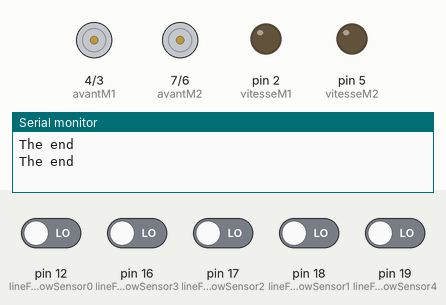
Recording of a sketch running on a simulated Arduino Uno, built with avr-gcc and run on an emulated ATmega328P. On the bench: motor-driver pin pairs drawn as motors (green arrow = first pin HIGH = forward, orange = second pin HIGH = backward, longer = more drive), output pins drawn as LEDs (lit = HIGH), the last lines printed to the serial monitor. Inputs (shaded band) come from the test bench; at power-on: pin 12 (lineFollowSensor0), pin 16 (lineFollowSensor3), pin 17 (lineFollowSensor2), pin 18 (lineFollowSensor1), pin 19 (lineFollowSensor4) LOW.

Above: at 1.5 s.
1.6 s: pin 12 (lineFollowSensor0) driven HIGH
At 3.2 s:
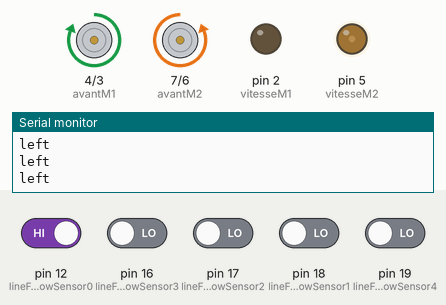
3.5 s: pin 12 (lineFollowSensor0) driven LOW
At 4.6 s:
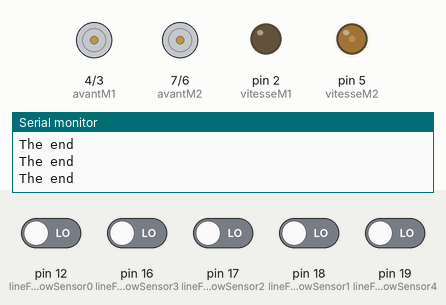
5.0 s: pin 16 (lineFollowSensor3) driven HIGH
At 5.7 s:
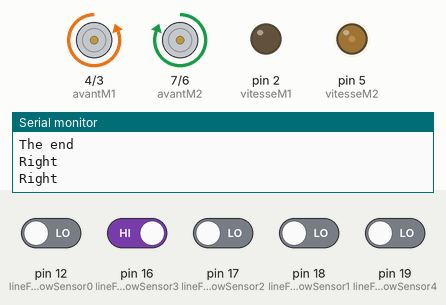
6.5 s: pin 16 (lineFollowSensor3) driven LOW
At 6.9 s:
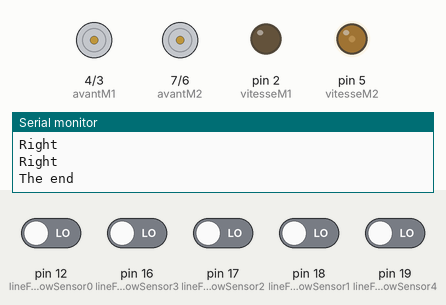
8.0 s: pin 17 (lineFollowSensor2) driven HIGH
At 9.2 s:
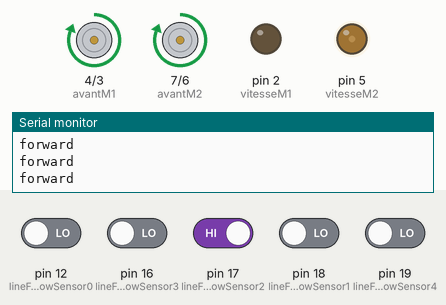
9.5 s: pin 17 (lineFollowSensor2) driven LOW
At 10.4 s:
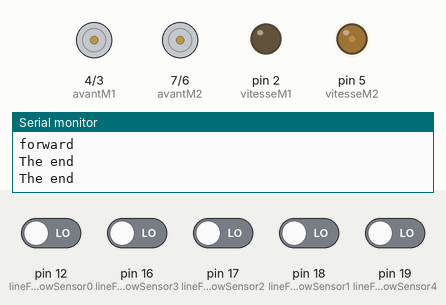
Timing chart, 0 to 12.0 s (numbered marks = the images above; inputs shaded):
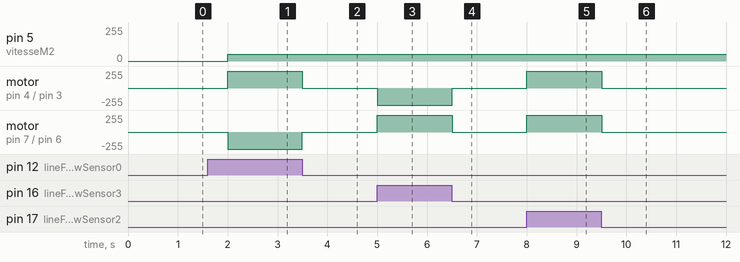

The sketch:

Code_PID.ino
```cpp
//varaible de Bluetooth
int tx=1;
int rx=0;
char inSerial[15];
int error,P,I=0,D;
int Kp=0,Ki=0,Kd=0,PIDvalue,previousError=0;
const int lineFollowSensor0 = 12;
const int lineFollowSensor1 = 18;
const int lineFollowSensor2 = 17;
const int lineFollowSensor3 = 16;
const int lineFollowSensor4 = 19;
int LFSensor[5]={0, 0, 0, 0, 0};
int vit=50;
 int vitesseM1=2;
 int arriereM1=3;
 int avantM1=4;
 int vitesseM2=5;
 int arriereM2=6;
 int avantM2=7;
 int temps=300;
 int mode=0;
void setup() {
 // put your setup code here, to run once:
 pinMode(lineFollowSensor0,INPUT);
 pinMode(lineFollowSensor1,INPUT);
 pinMode(lineFollowSensor2,INPUT);
 pinMode(lineFollowSensor3,INPUT);
 pinMode(lineFollowSensor4,INPUT);
 Serial.begin(9600);

 pinMode(vitesseM1,OUTPUT);
 pinMode(arriereM1,OUTPUT);
 pinMode(avantM1,OUTPUT);
 pinMode(vitesseM2,OUTPUT);
 pinMode(arriereM2,OUTPUT);
 pinMode(avantM2,OUTPUT);

 Serial.begin(9600);
 //Bleutooth
 pinMode(tx, OUTPUT);
 pinMode(rx, INPUT);
}
void readsensor(){
 LFSensor[0] = digitalRead(lineFollowSensor0);
LFSensor[1] = digitalRead(lineFollowSensor1);
LFSensor[2] = digitalRead(lineFollowSensor2);
LFSensor[3] = digitalRead(lineFollowSensor3);
LFSensor[4] = digitalRead(lineFollowSensor4);
if((LFSensor[0]== 0 )&&(LFSensor[1]== 0 )&&(LFSensor[2]== 0
)&&(LFSensor[3]== 0 )&&(LFSensor[4]== 1 )) error = 4;
else if((LFSensor[0]== 0 )&&(LFSensor[1]== 0
)&&(LFSensor[2]== 0 )&&(LFSensor[3]== 1 )&&(LFSensor[4]== 1
)) error = 3;
else if((LFSensor[0]== 0 )&&(LFSensor[1]== 0
)&&(LFSensor[2]== 0 )&&(LFSensor[3]== 1 )&&(LFSensor[4]== 0
)) error = 2;
else if((LFSensor[0]== 0 )&&(LFSensor[1]== 0
)&&(LFSensor[2]== 1 )&&(LFSensor[3]== 1 )&&(LFSensor[4]== 0
)) error = 1;
else if((LFSensor[0]== 0 )&&(LFSensor[1]== 0
)&&(LFSensor[2]== 1 )&&(LFSensor[3]== 0 )&&(LFSensor[4]== 0
)) error = 0;
else if((LFSensor[0]== 0 )&&(LFSensor[1]== 1
)&&(LFSensor[2]== 1 )&&(LFSensor[3]== 0 )&&(LFSensor[4]== 0
)) error =- 1;
else if((LFSensor[0]== 0 )&&(LFSensor[1]== 1
)&&(LFSensor[2]== 0 )&&(LFSensor[3]== 0 )&&(LFSensor[4]== 0
)) error = -2;
else if((LFSensor[0]== 1 )&&(LFSensor[1]== 1
)&&(LFSensor[2]== 0 )&&(LFSensor[3]== 0 )&&(LFSensor[4]== 0
)) error = -3;
else if((LFSensor[0]== 1 )&&(LFSensor[1]== 0
)&&(LFSensor[2]== 0 )&&(LFSensor[3]== 0 )&&(LFSensor[4]== 0
)) error = -4;
mode=3;
if((LFSensor[0]== 0 )&&(LFSensor[1]== 0 )&&(LFSensor[2]== 0
)&&(LFSensor[3]== 0 )&&(LFSensor[4]== 0 )) mode = 1;
else if((LFSensor[0]== 1 )&&(LFSensor[1]== 1
)&&(LFSensor[2]== 1 )&&(LFSensor[3]== 1 )&&(LFSensor[4]== 1
)) mode = 2;
 }
 void calculatePID()
{
 P = error;
 I = I + error;
 D = error-previousError;
 PIDvalue = (Kp*P) + (Ki*I) + (Kd*D);
 previousError = error;
 Serial.println(PIDvalue);
 delay(500);
}
void loop() {
 // put your main code here, to run repeatedly:
 int i=0;
 int m=0;
 delay(500);
if (Serial.available() > 0) {
while (Serial.available() > 0) {
inSerial[i]=Serial.read();
i++;
}}
inSerial[i]='\0';
 switch (inSerial[0])
 {
 case 'g':
 mode = 3;
 break;
 case 's':
 motorstop(); //turn off both motors
 break;
 case 'f':
 motorForward();
 break;
 case 'r':
 right();
 motorstop();
 break;
 case 'l':
left();
 motorstop();
 break;
 case 'b':
 motorBackward();
 break;
 case 'p':
 Kp =inSerial[2];
 break;
 case 'i':
 Ki = inSerial[2];
 break;
 case 'd':
 Kd = inSerial[2];
 break;
 }
 readsensor();
 switch (mode)
 {
 case 1://stop
motorstop();
 Serial.println("The end ");
 break;
 case 2://no line
 Serial.println("noline");
motorstop();
motorBackward();
 break;
 case 3:
 //calculatePID();
 motor();
 break;
 }
}
void motor(){
 int vit1=vit-PIDvalue;
 if(error>0){
 Serial.println("Right");

 analogWrite(vitesseM1,vit1);
 digitalWrite(arriereM1,HIGH);
 digitalWrite(avantM1,LOW);
 analogWrite(vitesseM2,vit1);
 digitalWrite(arriereM2,LOW);
 digitalWrite(avantM2,HIGH);

 //delay(temps);
 }
 else if (error<0){
 Serial.println("left");
 analogWrite(vitesseM1,vit1);
 digitalWrite(arriereM1,LOW);
 digitalWrite(avantM1,HIGH);
 analogWrite(vitesseM2,vit1);
 digitalWrite(arriereM2,HIGH);
 digitalWrite(avantM2,LOW);

 //delay(temps);
 }
 else if (error==0){
 Serial.println("forward");

 analogWrite(vitesseM1,vit1);
 digitalWrite(arriereM1,LOW);
 digitalWrite(avantM1,HIGH);
 analogWrite(vitesseM2,vit1);
 digitalWrite(arriereM2,LOW);
 digitalWrite(avantM2,HIGH);

 //delay(temps);
 }
 }
void motorstop(){
 digitalWrite(avantM1,LOW);
 digitalWrite(arriereM1,LOW);
 digitalWrite(avantM2,LOW);
 digitalWrite(arriereM2,LOW);
 }
void motorBackward(){
 analogWrite(vitesseM1,50);
 digitalWrite(avantM1,LOW);
 digitalWrite(arriereM1,HIGH);
 analogWrite(vitesseM2,100);
 digitalWrite(avantM2,LOW);
 digitalWrite(arriereM2,HIGH);
 }
 void motorForward(){
 analogWrite(vitesseM1,100);
 digitalWrite(avantM1,HIGH);
 digitalWrite(arriereM1,LOW);
 analogWrite(vitesseM2,100);
 digitalWrite(avantM2,HIGH);
 digitalWrite(arriereM2,LOW);
 }
 void right(){
 analogWrite(vitesseM1,100);
 digitalWrite(avantM1,HIGH);
 digitalWrite(arriereM1,LOW);
 analogWrite(vitesseM2,100);
 digitalWrite(avantM2,LOW);
 digitalWrite(arriereM2,HIGH);
 }
  void left(){
 analogWrite(vitesseM1,100);
 digitalWrite(avantM1,LOW);
 digitalWrite(arriereM1,HIGH);
 analogWrite(vitesseM2,100);
 digitalWrite(avantM2,HIGH);
 digitalWrite(arriereM2,LOW);
 }
```

Measured:
- after the input at 1.6 s, pin 5 (vitesseM2): 0/255 → 50/255 after 0.40 s; motor on pin 4 (avantM1) / pin 3 (arriereM1): stopped → forward 255/255 after 0.40 s; motor on pin 7 (avantM2) / pin 6 (arriereM2): stopped → backward 255/255 after 0.40 s
- after the input at 3.5 s, motor on pin 4 (avantM1) / pin 3 (arriereM1): forward 255/255 → stopped at once; motor on pin 7 (avantM2) / pin 6 (arriereM2): backward 255/255 → stopped at once
- after the input at 5.0 s, motor on pin 4 (avantM1) / pin 3 (arriereM1): stopped → backward 255/255 at once; motor on pin 7 (avantM2) / pin 6 (arriereM2): stopped → forward 255/255 at once
- after the input at 6.5 s, motor on pin 4 (avantM1) / pin 3 (arriereM1): backward 255/255 → stopped at once; motor on pin 7 (avantM2) / pin 6 (arriereM2): forward 255/255 → stopped at once
- after the input at 8.0 s, motor on pin 4 (avantM1) / pin 3 (arriereM1), motor on pin 7 (avantM2) / pin 6 (arriereM2): stopped → forward 255/255 at once
- after the input at 9.5 s, motor on pin 4 (avantM1) / pin 3 (arriereM1), motor on pin 7 (avantM2) / pin 6 (arriereM2): forward 255/255 → stopped at once
